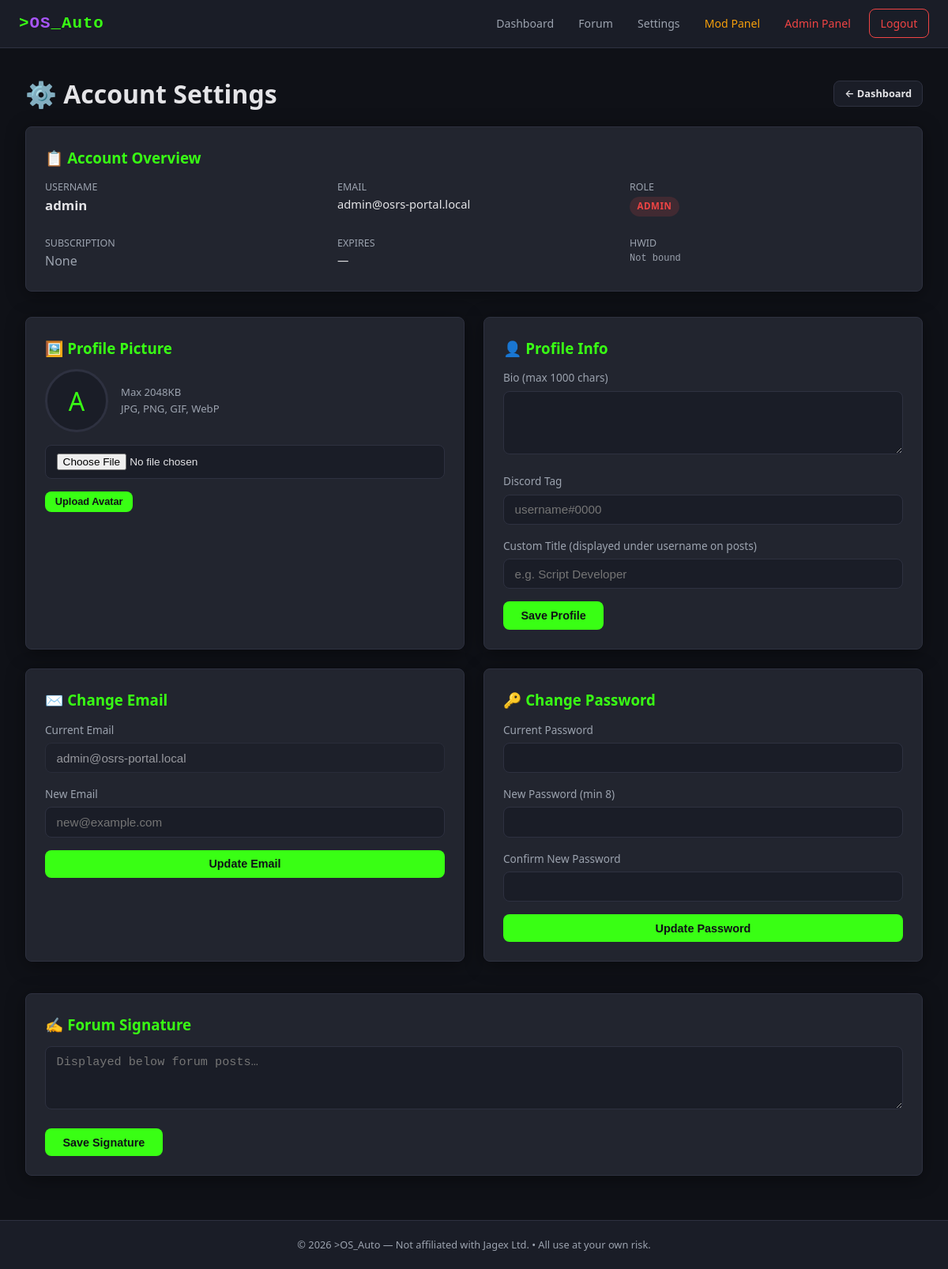
The page /settings.php (signed in) on the database its author committed.
### tables this page shows
CREATE TABLE `users` (
  `user_id`         INT UNSIGNED    NOT NULL AUTO_INCREMENT,
  `username`        VARCHAR(32)     NOT NULL,
  `email`           VARCHAR(255)    NOT NULL,
  `password_hash`   VARCHAR(255)    NOT NULL,
  `hwid`            VARCHAR(128)    DEFAULT NULL,
  `hwid_updated_at` DATETIME        DEFAULT NULL,
  `role`            ENUM('user','moderator','admin') NOT NULL DEFAULT 'user',
  `created_at`      DATETIME        NOT NULL DEFAULT CURRENT_TIMESTAMP,
  PRIMARY KEY (`user_id`),
  UNIQUE KEY `uq_username` (`username`),
  UNIQUE KEY `uq_email`    (`email`)
);

CREATE TABLE IF NOT EXISTS `site_settings` (
  `setting_key`   VARCHAR(80)  NOT NULL,
  `setting_value` TEXT         DEFAULT NULL,
  `label`         VARCHAR(200) DEFAULT NULL,
  `category`      VARCHAR(60)  NOT NULL DEFAULT 'general',
  `sort_order`    INT          NOT NULL DEFAULT 0,
  PRIMARY KEY (`setting_key`)
);

### includes/functions.php (called while the page is built, shortened)
<?php
function isLoggedIn(): bool
{
    return isset($_SESSION['user_id']);
}
function hasRole(string $role): bool
{
    $hierarchy = ['user' => 1, 'moderator' => 2, 'admin' => 3];
    $userLevel = $hierarchy[$_SESSION['role'] ?? 'user'] ?? 0;
    $required  = $hierarchy[$role] ?? 99;
    return $userLevel >= $required;
}
function e(string $value): string
{
    return htmlspecialchars($value, ENT_QUOTES, 'UTF-8');
}
function currentUser(PDO $pdo): ?array
{
    $stmt = $pdo->prepare('SELECT * FROM `users` WHERE `user_id` = ?');
    $stmt->execute([$_SESSION['user_id']]);
    return $stmt->fetch() ?: null;
}
function getSetting(PDO $pdo, string $key, string $default = ''): string
{
    static $cache = [];
    if (isset($cache[$key])) return $cache[$key];
    $stmt = $pdo->prepare('SELECT `setting_value` FROM `site_settings` WHERE `setting_key` = ?');
    $stmt->execute([$key]);
    $row = $stmt->fetch();
    $cache[$key] = $row ? ($row['setting_value'] ?? $default) : $default;
    return $cache[$key];
}
function settingEnabled(PDO $pdo, string $key): bool
{
    return getSetting($pdo, $key, '0') === '1';
}
function getAvatarUrl(PDO $pdo, ?string $avatarPath, string $username): string
{
    return '';
}
function checkMaintenance(PDO $pdo): void
{
    if (settingEnabled($pdo, 'maintenance_mode') && !hasRole('admin')) {
        http_response_code(503);
        exit('
        <html><head><title>Maintenance</title>
        <style>body{background:#0f1117;color:#e4e4e7;font-family:sans-serif;display:flex;align-items:center;justify-content:center;min-height:100vh;text-align:center;}
        h1{color:#39ff14;font-family:monospace;}</style></head>
        <body><div><h1>>OS_Auto</h1><p>We\'re currently performing maintenance. Please check back shortly.</p></div></body></html>');
    }
}

### settings.php (the view, shortened to what this page needs)
<?php
require_once __DIR__ . '/includes/db.php';
require_once __DIR__ . '/includes/functions.php';
$user = currentUser($pdo);
$subStmt = $pdo->prepare('SELECT * FROM `subscriptions` WHERE `user_id`=? ORDER BY `expires_at` DESC LIMIT 1');
$subStmt->execute([$user['user_id']]);
$sub = $subStmt->fetch();
$avatarsEnabled = settingEnabled($pdo, 'forum_avatars');
require_once __DIR__ . '/includes/header.php';
?>
<div class="flex-between flex-between-mobile mb-1">
  <h1>⚙️ Account Settings</h1>
  <a href="/dashboard.php" class="btn btn-secondary btn-sm">&larr; Dashboard</a>
</div>
<div class="card mb-2">
  <h3>📋 Account Overview</h3>
  <div class="grid-3">
    <div>
      <div style="color:var(--text-secondary);font-size:.78rem;text-transform:uppercase;">Username</div>
      <div style="font-size:1.05rem;font-weight:600;"><?= e($user['username']) ?></div>
    </div>
    <div>
      <div style="color:var(--text-secondary);font-size:.78rem;text-transform:uppercase;">Email</div>
      <div style="font-size:.92rem;word-break:break-all;"><?= e($user['email']) ?></div>
    </div>
    <div>
      <div style="color:var(--text-secondary);font-size:.78rem;text-transform:uppercase;">Role</div>
      <span class="badge <?= $user['role']==='admin'?'badge-red':($user['role']==='moderator'?'badge-amber':'badge-blue') ?>">
        <?= e(ucfirst($user['role'])) ?>
      </span>
    </div>
    <div>
      <div style="color:var(--text-secondary);font-size:.78rem;text-transform:uppercase;">Subscription</div>
      <?php if ($sub): ?>
        <?php
          $isActive = ($sub['status']==='active' && strtotime($sub['expires_at'])>time());
          $isBanned = ($sub['status']==='banned');
        ?>
        <span class="badge <?= $isBanned?'badge-red':($isActive?'badge-green':'badge-amber') ?>">
          <?= e(strtoupper($sub['status'])) ?>
        </span>
      <?php else: ?><span style="color:var(--text-secondary);">None</span><?php endif; ?>
    </div>
    <div>
      <div style="color:var(--text-secondary);font-size:.78rem;text-transform:uppercase;">Expires</div>
      <div style="font-size:.9rem;"><?= $sub ? e($sub['expires_at']) : '—' ?></div>
    </div>
    <div>
      <div style="color:var(--text-secondary);font-size:.78rem;text-transform:uppercase;">HWID</div>
      <div style="font-family:var(--font-mono);font-size:.75rem;color:var(--accent-purple);word-break:break-all;">
        <?= $user['hwid'] ? e($user['hwid']) : '<span style="color:var(--text-secondary);">Not bound</span>' ?>
      </div>
    </div>
  </div>
</div>
<div class="grid-2">
  <?php if ($avatarsEnabled): ?>
  <div class="card">
    <h3>🖼️ Profile Picture</h3>
    <div style="display:flex;gap:1rem;align-items:center;margin-bottom:1rem;">
      <?php
        $avUrl = getAvatarUrl($pdo, $user['avatar_path'], $user['username']);
      ?>
      <?php if ($avUrl): ?>
        <img src="<?= e($avUrl) ?>?t=<?= time() ?>"
             alt="Avatar"
             style="width:80px;height:80px;border-radius:50%;object-fit:cover;border:3px solid var(--accent-green);">
      <?php else: ?>
        <div style="width:80px;height:80px;border-radius:50%;background:var(--bg-secondary);
                    border:3px solid var(--border-color);display:flex;align-items:center;
                    justify-content:center;font-size:2rem;color:var(--accent-green);flex-shrink:0;">
          <?= strtoupper(mb_substr($user['username'], 0, 1)) ?>
        </div>
      <?php endif; ?>
      <div style="font-size:.82rem;color:var(--text-secondary);">
        Max <?= e(getSetting($pdo, 'avatar_max_size_kb', '2048')) ?>KB<br>
        JPG, PNG, GIF, WebP
      </div>
    </div>
    <form method="POST" enctype="multipart/form-data">
      <div class="form-group">
        <input type="file" name="avatar" accept="image/jpeg,image/png,image/gif,image/webp"
               style="font-size:.85rem;">
      </div>
      <div style="display:flex;gap:.4rem;flex-wrap:wrap;">
        <button type="submit" class="btn btn-primary btn-sm">Upload Avatar</button>
      </div>
    </form>
  </div>
  <?php endif; ?>
  <div class="card">
    <h3>👤 Profile Info</h3>
    <form method="POST" autocomplete="off">
      <div class="form-group">
        <label>Bio (max 1000 chars)</label>
        <textarea name="bio" rows="3" maxlength="1000"><?= e($user['bio'] ?? '') ?></textarea>
      </div>
      <div class="form-group">
        <label>Discord Tag</label>
        <input type="text" name="discord_tag" maxlength="60" placeholder="username#0000"
               value="<?= e($user['discord_tag'] ?? '') ?>">
      </div>
      <div class="form-group">
        <label>Custom Title (displayed under username on posts)</label>
        <input type="text" name="display_role" maxlength="60" placeholder="e.g. Script Developer"
               value="<?= e($user['display_role'] ?? '') ?>">
      </div>
      <button type="submit" class="btn btn-primary">Save Profile</button>
    </form>
  </div>
</div>
<div class="grid-2">
  <div class="card">
    <h3>✉️ Change Email</h3>
    <form method="POST" autocomplete="off">
      <div class="form-group">
        <label>Current Email</label>
        <input type="email" value="<?= e($user['email']) ?>" disabled style="opacity:.6;">
      </div>
      <div class="form-group">
        <label for="new_email">New Email</label>
        <input type="email" id="new_email" name="new_email" required placeholder="new@example.com">
      </div>
      <button type="submit" class="btn btn-primary w-full">Update Email</button>
    </form>
  </div>
  <div class="card">
    <h3>🔑 Change Password</h3>
    <form method="POST" autocomplete="off">
      <div class="form-group">
        <label>Current Password</label>
        <input type="password" name="current_password" required>
      </div>
      <div class="form-group">
        <label>New Password (min 8)</label>
        <input type="password" name="new_password" required minlength="8">
      </div>
      <div class="form-group">
        <label>Confirm New Password</label>
        <input type="password" name="confirm_password" required>
      </div>
      <button type="submit" class="btn btn-primary w-full">Update Password</button>
    </form>
  </div>
</div>
<?php if (settingEnabled($pdo, 'forum_signatures')): ?>
<div class="card mt-1">
  <h3>✍️ Forum Signature</h3>
  <form method="POST">
    <div class="form-group">
      <textarea name="signature" maxlength="500" rows="3"
                placeholder="Displayed below forum posts…"><?= e($user['signature'] ?? '') ?></textarea>
    </div>
    <button type="submit" class="btn btn-primary">Save Signature</button>
  </form>
</div>
<?php endif; ?>
<?php require_once __DIR__ . '/includes/footer.php'; ?>

### includes/header.php (style rules this page uses)
*, *::before, *::after { box-sizing: border-box; margin: 0; padding: 0; }
:root { --bg-primary: #0f1117; --bg-secondary: #1a1d27; --bg-card: #22252f; --border-color: #2e3140; --text-primary: #e4e4e7; --text-secondary:#9ca3af; --accent-green: #39ff14; --accent-purple: #a855f7; --accent-red: #ef4444; --accent-amber: #f59e0b; --accent-blue: #3b82f6; --font-mono: 'Courier New', monospace; --font-main: 'Segoe UI', system-ui, -apple-system, sans-serif; --radius: 8px; --shadow: 0 4px 24px rgba(0,0,0,.4); --nav-height: 60px; }
html { overflow-x: hidden; -webkit-text-size-adjust: 100%; }
body { font-family: var(--font-main); background: var(--bg-primary); color: var(--text-primary); line-height: 1.6; min-height: 100vh; display: flex; flex-direction: column; overflow-x: hidden; max-width: 100vw; }
a { color: var(--accent-green); text-decoration: none; transition: color .2s; }
.card { background: var(--bg-card); border: 1px solid var(--border-color); border-radius: var(--radius); padding: 1.5rem; margin-bottom: 1.5rem; box-shadow: var(--shadow); overflow: hidden; }
.card h2, .card h3 { margin-bottom: .75rem; color: var(--accent-green); }
.form-group { margin-bottom: 1rem; }
.form-group label { display: block; margin-bottom: .35rem; font-size: .85rem; color: var(--text-secondary); }
.form-group input, .form-group select, .form-group textarea { width: 100%; padding: .6rem .85rem; border-radius: var(--radius); border: 1px solid var(--border-color); background: var(--bg-secondary); color: var(--text-primary); font-size: .95rem; outline: none; transition: border-color .2s; }
.form-group textarea { resize: vertical; min-height: 80px; }
.btn { display: inline-block; padding: .6rem 1.4rem; border: none; border-radius: var(--radius); font-size: .9rem; font-weight: 600; cursor: pointer; transition: opacity .2s, transform .1s; text-align: center; }
.btn-primary { background: var(--accent-green); color: #0f1117; }
.btn-secondary { background: var(--bg-secondary); color: var(--text-primary); border: 1px solid var(--border-color); }
.btn-sm { padding: .35rem .8rem; font-size: .8rem; }
.grid-3 { display: grid; grid-template-columns: repeat(3, 1fr); gap: 1.5rem; }
.grid-2 { display: grid; grid-template-columns: repeat(2, 1fr); gap: 1.5rem; }
.badge { display: inline-block; padding: .2rem .6rem; border-radius: 20px; font-size: .72rem; font-weight: 700; text-transform: uppercase; letter-spacing: .5px; }
.badge-red { background: rgba(239,68,68,.15); color: var(--accent-red); }
.mt-1 { margin-top: 1rem; }
.mb-1 { margin-bottom: 1rem; }
.mb-2 { margin-bottom: 2rem; }
.w-full { width: 100%; }
.flex-between { display: flex; justify-content: space-between; align-items: center; flex-wrap: wrap; gap: .5rem; }

### rows shown on the page
users: username "admin", email "admin@osrs-portal.local", role "ADMIN", username "A"
site_settings: setting_value "2048"
